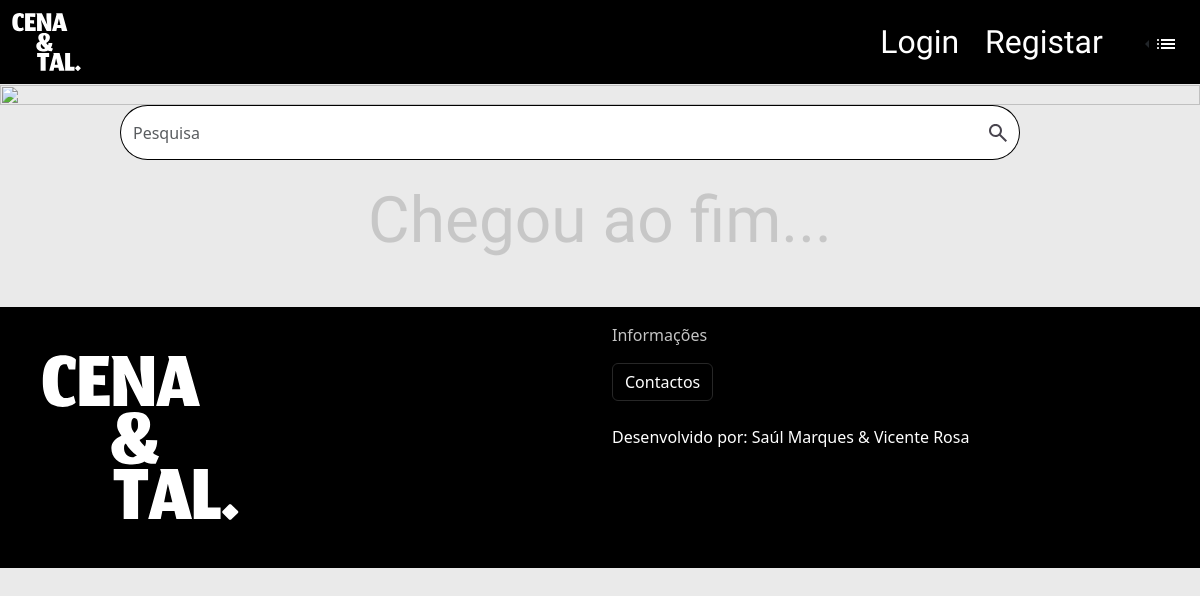
/, run on an earlier commit of the app's database.
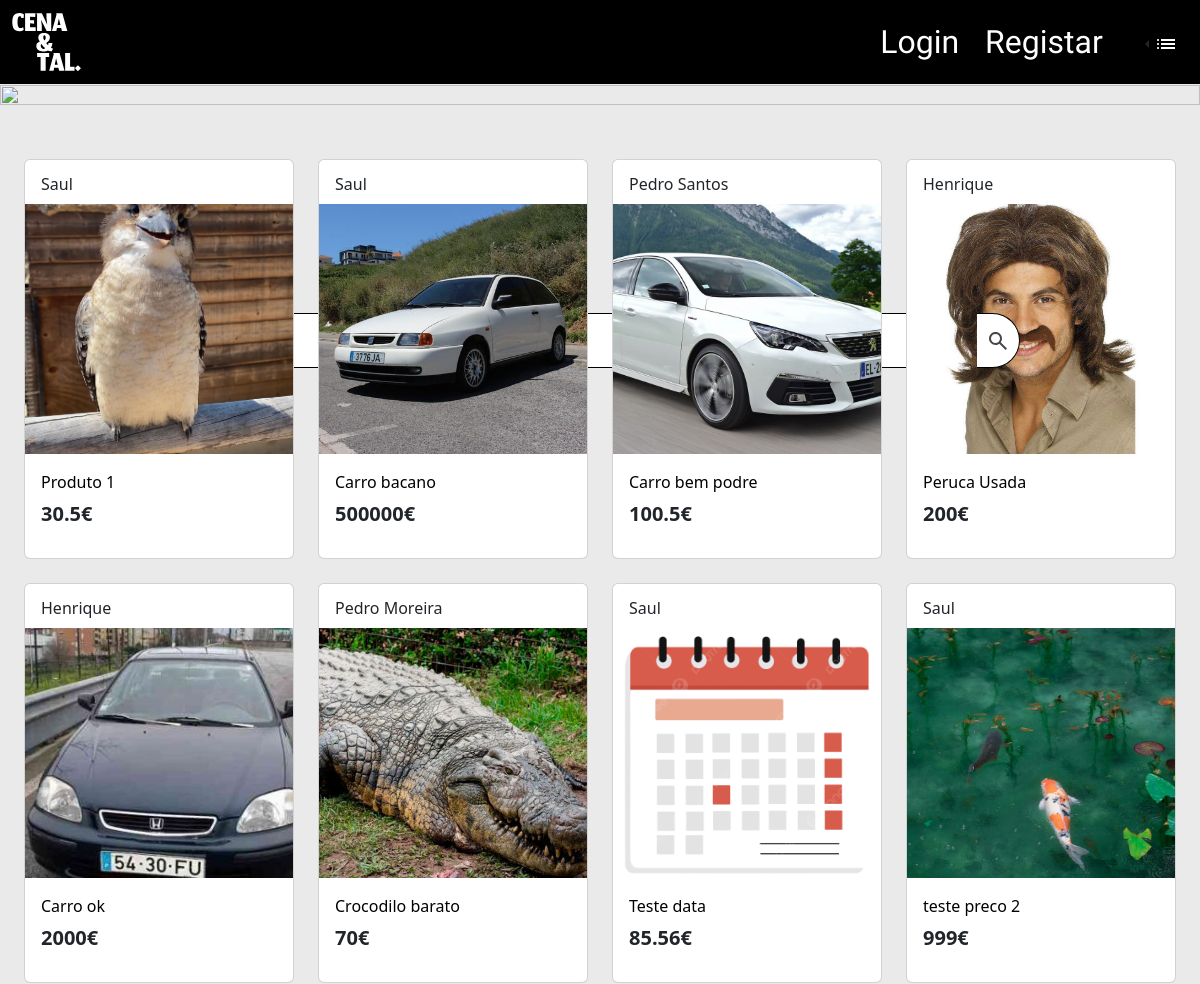
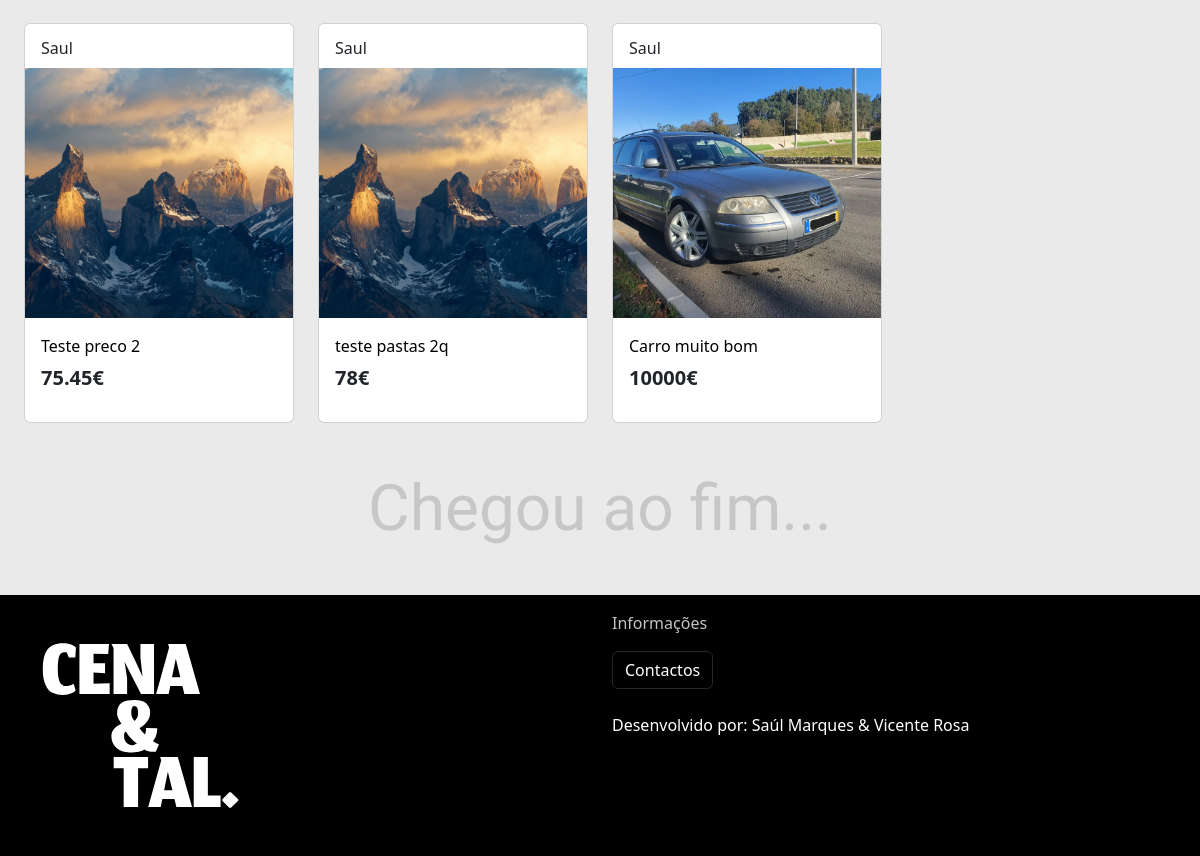
And on a later commit of the database (2 pictures, top to bottom).
### tables this page shows
CREATE TABLE `produto` (
  `id` int(11) NOT NULL,
  `user_id` int(11) NOT NULL,
  `titulo` varchar(30) NOT NULL,
  `descricao` text NOT NULL,
  `preco` float NOT NULL,
  `imagem` varchar(80) DEFAULT NULL,
  `adicionado_a` date NOT NULL DEFAULT current_timestamp(),
  `visivel` tinyint(1) DEFAULT 1
);

CREATE TABLE `users` (
  `id` int(11) NOT NULL,
  `username` varchar(30) NOT NULL,
  `password` varchar(78) NOT NULL,
  `email` varchar(30) NOT NULL,
  `imagem` varchar(255) DEFAULT 'imgs/icons/account_circle.svg',
  `localidade` varchar(255) DEFAULT NULL,
  `cidade` varchar(150) DEFAULT NULL,
  `cp` varchar(7) DEFAULT NULL,
  `telemovel` int(16) DEFAULT NULL,
  `biografia` text DEFAULT NULL,
  `data` date NOT NULL DEFAULT current_timestamp()
);

### index.php (the view, shortened to what this page needs)
<?php
include 'includes/db.php';
$sql = "SELECT produto.*, produto_imagens.image_path, users.username
        FROM produto
        LEFT JOIN produto_imagens ON produto.id = produto_imagens.produto_id
        LEFT JOIN users ON produto.user_id = users.id
        WHERE produto.visivel = 1
        GROUP BY produto.id
        ORDER BY MIN(produto_imagens.id)";
$result = $conn->query($sql);
?>
<!DOCTYPE html>
<html lang="en">
<head>
    <link rel="stylesheet" href="css/bootstrap.min.css">
    <link rel="stylesheet" href="css/fonts/customfonts.css">
</head>
<body style="background-color: #EAEAEA;">
<?php include 'includes/navbar.php' ?>
 <div class="container-fluid p-0 rounded" style="background-color: transparent;">
  <img class="object-fit-contain" src="imgs/cover2.png" style="width: 100%; height: 100%;" alt="">
<div class="input-group mt-3" style="position: absolute; bottom: 80%; left: 10%;; width: 75%;">
    <input type="text" id="searchInput" class="form-control rounded-start-pill border-end-0 border-black" placeholder="Pesquisa" aria-label="Pesquisa" onkeyup="filterProducts()">
    <button class="btn rounded-end-pill border-black border-start-0" type="button" style="background-color: white; height: 55px;">
        <img src="imgs/icons/iconpesquisa.svg" style="margin-bottom: 3px;" alt="">
    </button>
</div>
<div class="container-fluid mt-5 mb-5">
    <div class="row row-cols-1 row-cols-sm-2 row-cols-md-3 row-cols-xl-4 row-cols-xxl-5 gy-4 mx-auto" id="productList">
        <?php while($row = $result->fetch_assoc()): ?>
            <div class="col me-0 product-item">
                <div class="card rounded-2" style="width: 100%; height: 400px; background-color: white;">
                    <a href="pagina_utilizador_guest.php?user_id=<?php echo htmlspecialchars($row['user_id']); ?>" class="card-header border-0 bg-transparent mt-1" style="text-decoration: none">
                        <?php echo htmlspecialchars($row['username']); ?>
                    </a>
                    <a href="pagina_produto.php?id=<?php echo htmlspecialchars($row['id']); ?>" class="text-decoration-none">
                        <div class="container p-0" style="width: 100%; height: 250px; background-color: white;">
                            <img src="<?php echo htmlspecialchars($row['image_path']); ?>" class="img-fluid" alt="Product Image" style="width: 100%; height: 100%; object-fit:cover;">
                        </div>
                    </a>
                    <div class="card-body">
                        <a href="pagina_produto.php?id=<?php echo htmlspecialchars($row['id']); ?>" class="text-decoration-none" style="color: #000000">
                            <div class="card-title"><?php echo htmlspecialchars($row['titulo']); ?></div>
                        </a>
                        <div class="card-text"><h5 class="fw-bold"><?php echo htmlspecialchars($row['preco']); ?>€</h5></div>
                    </div>
                </div>
            </div>
        <?php endwhile; ?>
    </div>
</div>
<h1 class="text-center mt-5 mb-5 jomhuria-regular fs-custom" style="color: rgba(150, 150, 150, 0.425);">Chegou ao fim...</h1>
</body>
</html>

What changed in the data, as far as the page shows it:
added produto: user.username "Saul", shows a picture, titulo "Produto 1", preco "30.5"
added produto: user.username "Saul", shows a picture, titulo "Carro bacano", preco "500000"
added produto: user.username "Pedro Santos", shows a picture, titulo "Carro bem podre", preco "100.5"
added produto: user.username "Henrique", shows a picture, titulo "Peruca Usada", preco "200"
added produto: user.username "Henrique", shows a picture, titulo "Carro ok", preco "2000"
added produto: user.username "Pedro Moreira", shows a picture, titulo "Crocodilo barato", preco "70"
added produto: user.username "Saul", shows a picture, titulo "Teste data", preco "85.56"
added produto: user.username "Saul", shows a picture, titulo "teste preco 2", preco "999"
added produto: user.username "Saul", titulo "Teste preco 2", preco "75.45"
added produto: user.username "Saul", titulo "teste pastas 2q", preco "78"
added produto: user.username "Saul", shows a picture, titulo "Carro muito bom", preco "10000"
